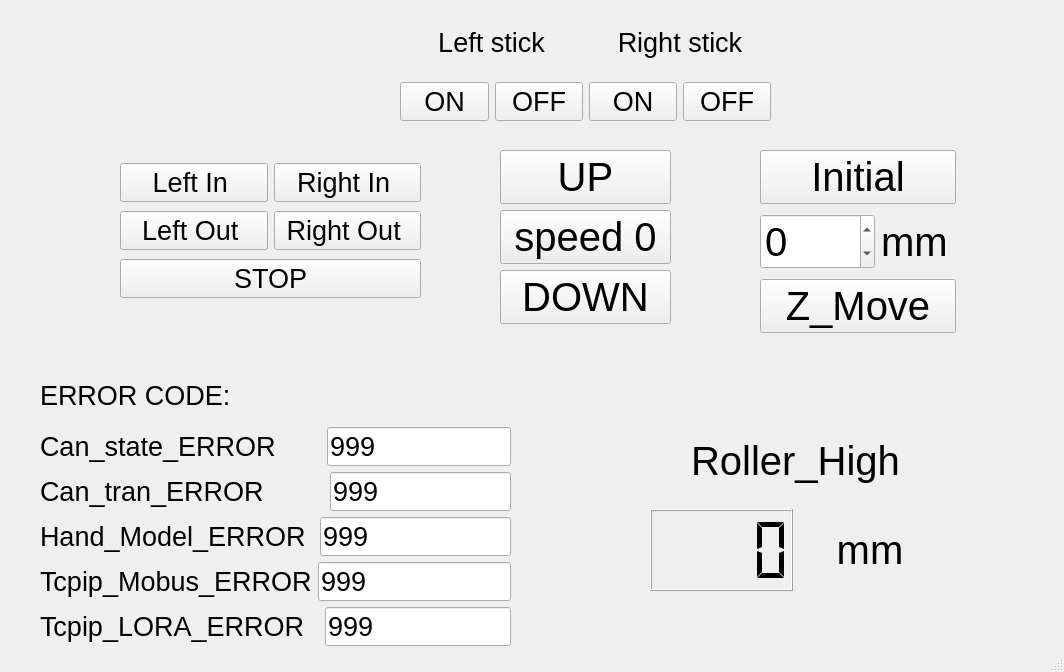
<?xml version="1.0" encoding="UTF-8"?>
<ui version="4.0">
 <class>MainWindow</class>
 <widget class="QMainWindow" name="MainWindow">
  <property name="geometry">
   <rect>
    <x>0</x>
    <y>0</y>
    <width>1064</width>
    <height>672</height>
   </rect>
  </property>
  <property name="windowTitle">
   <string>MainWindow</string>
  </property>
  <widget class="QWidget" name="centralwidget">
   <widget class="QWidget" name="verticalLayoutWidget">
    <property name="geometry">
     <rect>
      <x>120</x>
      <y>160</y>
      <width>301</width>
      <height>141</height>
     </rect>
    </property>
    <layout class="QVBoxLayout" name="verticalLayout_2">
     <item>
      <layout class="QHBoxLayout" name="horizontalLayout">
       <item>
        <widget class="QPushButton" name="LeftIn">
         <property name="font">
          <font>
           <pointsize>20</pointsize>
          </font>
         </property>
         <property name="text">
          <string>Left In </string>
         </property>
        </widget>
       </item>
       <item>
        <widget class="QPushButton" name="RightIn">
         <property name="font">
          <font>
           <pointsize>20</pointsize>
          </font>
         </property>
         <property name="text">
          <string>Right In </string>
         </property>
        </widget>
       </item>
      </layout>
     </item>
     <item>
      <layout class="QHBoxLayout" name="horizontalLayout_2">
       <item>
        <widget class="QPushButton" name="LeftOut">
         <property name="font">
          <font>
           <pointsize>20</pointsize>
          </font>
         </property>
         <property name="text">
          <string>Left Out </string>
         </property>
        </widget>
       </item>
       <item>
        <widget class="QPushButton" name="RightOut">
         <property name="font">
          <font>
           <pointsize>20</pointsize>
          </font>
         </property>
         <property name="text">
          <string>Right Out </string>
         </property>
        </widget>
       </item>
      </layout>
     </item>
     <item>
      <layout class="QHBoxLayout" name="horizontalLayout_3">
       <item>
        <widget class="QPushButton" name="STOP">
         <property name="font">
          <font>
           <pointsize>20</pointsize>
          </font>
         </property>
         <property name="text">
          <string>STOP</string>
         </property>
        </widget>
       </item>
      </layout>
     </item>
    </layout>
   </widget>
   <widget class="QWidget" name="verticalLayoutWidget_2">
    <property name="geometry">
     <rect>
      <x>40</x>
      <y>370</y>
      <width>471</width>
      <height>276</height>
     </rect>
    </property>
    <layout class="QVBoxLayout" name="verticalLayout">
     <item>
      <layout class="QHBoxLayout" name="horizontalLayout_6">
       <item>
        <widget class="QLabel" name="label">
         <property name="font">
          <font>
           <pointsize>20</pointsize>
          </font>
         </property>
         <property name="text">
          <string>ERROR CODE:</string>
         </property>
        </widget>
       </item>
      </layout>
     </item>
     <item>
      <layout class="QHBoxLayout" name="horizontalLayout_4">
       <item>
        <widget class="QLabel" name="label_2">
         <property name="font">
          <font>
           <pointsize>20</pointsize>
          </font>
         </property>
         <property name="text">
          <string>Can_state_ERROR      </string>
         </property>
        </widget>
       </item>
       <item>
        <widget class="QLineEdit" name="Can_state_ERROR">
         <property name="font">
          <font>
           <pointsize>20</pointsize>
          </font>
         </property>
         <property name="text">
          <string>999</string>
         </property>
        </widget>
       </item>
      </layout>
     </item>
     <item>
      <layout class="QHBoxLayout" name="horizontalLayout_5">
       <item>
        <widget class="QLabel" name="label_3">
         <property name="font">
          <font>
           <pointsize>20</pointsize>
          </font>
         </property>
         <property name="text">
          <string>Can_tran_ERROR        </string>
         </property>
        </widget>
       </item>
       <item>
        <widget class="QLineEdit" name="Can_tran_ERROR">
         <property name="font">
          <font>
           <pointsize>20</pointsize>
          </font>
         </property>
         <property name="text">
          <string>999</string>
         </property>
        </widget>
       </item>
      </layout>
     </item>
     <item>
      <layout class="QHBoxLayout" name="horizontalLayout_7">
       <item>
        <widget class="QLabel" name="label_4">
         <property name="font">
          <font>
           <pointsize>20</pointsize>
          </font>
         </property>
         <property name="text">
          <string>Hand_Model_ERROR </string>
         </property>
        </widget>
       </item>
       <item>
        <widget class="QLineEdit" name="Hand_Model_ERROR">
         <property name="font">
          <font>
           <pointsize>20</pointsize>
          </font>
         </property>
         <property name="text">
          <string>999</string>
         </property>
        </widget>
       </item>
      </layout>
     </item>
     <item>
      <layout class="QHBoxLayout" name="horizontalLayout_9">
       <item>
        <widget class="QLabel" name="label_6">
         <property name="font">
          <font>
           <pointsize>20</pointsize>
          </font>
         </property>
         <property name="text">
          <string>Tcpip_Mobus_ERROR</string>
         </property>
        </widget>
       </item>
       <item>
        <widget class="QLineEdit" name="Tcpip_Mobus_ERROR">
         <property name="font">
          <font>
           <pointsize>20</pointsize>
          </font>
         </property>
         <property name="text">
          <string>999</string>
         </property>
        </widget>
       </item>
      </layout>
     </item>
     <item>
      <layout class="QHBoxLayout" name="horizontalLayout_8">
       <item>
        <widget class="QLabel" name="label_5">
         <property name="font">
          <font>
           <pointsize>20</pointsize>
          </font>
         </property>
         <property name="text">
          <string>Tcpip_LORA_ERROR  </string>
         </property>
        </widget>
       </item>
       <item>
        <widget class="QLineEdit" name="Tcpip_LORA_ERROR">
         <property name="font">
          <font>
           <pointsize>20</pointsize>
          </font>
         </property>
         <property name="text">
          <string>999</string>
         </property>
        </widget>
       </item>
      </layout>
     </item>
    </layout>
   </widget>
   <widget class="QWidget" name="horizontalLayoutWidget_11">
    <property name="geometry">
     <rect>
      <x>400</x>
      <y>10</y>
      <width>371</width>
      <height>111</height>
     </rect>
    </property>
    <layout class="QHBoxLayout" name="horizontalLayout_14">
     <item>
      <layout class="QVBoxLayout" name="verticalLayout_3">
       <item>
        <layout class="QHBoxLayout" name="horizontalLayout_11">
         <item>
          <widget class="QLabel" name="Leftstick">
           <property name="font">
            <font>
             <pointsize>20</pointsize>
            </font>
           </property>
           <property name="text">
            <string>&lt;html&gt;&lt;head/&gt;&lt;body&gt;&lt;p align=&quot;center&quot;&gt;Left stick&lt;/p&gt;&lt;/body&gt;&lt;/html&gt;</string>
           </property>
          </widget>
         </item>
        </layout>
       </item>
       <item>
        <layout class="QHBoxLayout" name="horizontalLayout_10">
         <item>
          <widget class="QPushButton" name="LeftOn">
           <property name="font">
            <font>
             <pointsize>20</pointsize>
            </font>
           </property>
           <property name="text">
            <string>ON</string>
           </property>
          </widget>
         </item>
         <item>
          <widget class="QPushButton" name="LeftOff">
           <property name="font">
            <font>
             <pointsize>20</pointsize>
            </font>
           </property>
           <property name="text">
            <string>OFF</string>
           </property>
          </widget>
         </item>
        </layout>
       </item>
      </layout>
     </item>
     <item>
      <layout class="QVBoxLayout" name="verticalLayout_4">
       <item>
        <layout class="QHBoxLayout" name="horizontalLayout_12">
         <item>
          <widget class="QLabel" name="Rightstick">
           <property name="font">
            <font>
             <pointsize>20</pointsize>
            </font>
           </property>
           <property name="text">
            <string>&lt;html&gt;&lt;head/&gt;&lt;body&gt;&lt;p align=&quot;center&quot;&gt;Right stick&lt;/p&gt;&lt;/body&gt;&lt;/html&gt;</string>
           </property>
          </widget>
         </item>
        </layout>
       </item>
       <item>
        <layout class="QHBoxLayout" name="horizontalLayout_13">
         <item>
          <widget class="QPushButton" name="RightOn">
           <property name="font">
            <font>
             <pointsize>20</pointsize>
            </font>
           </property>
           <property name="text">
            <string>ON</string>
           </property>
          </widget>
         </item>
         <item>
          <widget class="QPushButton" name="RightOff">
           <property name="font">
            <font>
             <pointsize>20</pointsize>
            </font>
           </property>
           <property name="text">
            <string>OFF</string>
           </property>
          </widget>
         </item>
        </layout>
       </item>
      </layout>
     </item>
    </layout>
   </widget>
   <widget class="QWidget" name="verticalLayoutWidget_5">
    <property name="geometry">
     <rect>
      <x>760</x>
      <y>150</y>
      <width>196</width>
      <height>183</height>
     </rect>
    </property>
    <layout class="QVBoxLayout" name="verticalLayout_5">
     <item>
      <layout class="QHBoxLayout" name="horizontalLayout_15">
       <item>
        <widget class="QPushButton" name="Initial">
         <property name="font">
          <font>
           <pointsize>30</pointsize>
          </font>
         </property>
         <property name="text">
          <string>Initial</string>
         </property>
        </widget>
       </item>
      </layout>
     </item>
     <item>
      <layout class="QHBoxLayout" name="horizontalLayout_16">
       <item>
        <widget class="QSpinBox" name="Z_command">
         <property name="font">
          <font>
           <pointsize>30</pointsize>
          </font>
         </property>
         <property name="minimum">
          <number>-100</number>
         </property>
         <property name="maximum">
          <number>700</number>
         </property>
        </widget>
       </item>
       <item>
        <widget class="QLabel" name="units">
         <property name="font">
          <font>
           <pointsize>30</pointsize>
          </font>
         </property>
         <property name="text">
          <string>mm</string>
         </property>
        </widget>
       </item>
      </layout>
     </item>
     <item>
      <layout class="QHBoxLayout" name="horizontalLayout_17">
       <item>
        <widget class="QPushButton" name="Z_move">
         <property name="font">
          <font>
           <pointsize>30</pointsize>
          </font>
         </property>
         <property name="text">
          <string>Z_Move</string>
         </property>
        </widget>
       </item>
      </layout>
     </item>
    </layout>
   </widget>
   <widget class="QWidget" name="verticalLayoutWidget_6">
    <property name="geometry">
     <rect>
      <x>500</x>
      <y>150</y>
      <width>171</width>
      <height>176</height>
     </rect>
    </property>
    <layout class="QVBoxLayout" name="verticalLayout_6">
     <item>
      <widget class="QPushButton" name="Right">
       <property name="font">
        <font>
         <pointsize>30</pointsize>
        </font>
       </property>
       <property name="text">
        <string>UP</string>
       </property>
      </widget>
     </item>
     <item>
      <widget class="QPushButton" name="Speed0">
       <property name="font">
        <font>
         <pointsize>30</pointsize>
        </font>
       </property>
       <property name="text">
        <string>speed 0</string>
       </property>
      </widget>
     </item>
     <item>
      <widget class="QPushButton" name="Left">
       <property name="font">
        <font>
         <pointsize>30</pointsize>
        </font>
       </property>
       <property name="text">
        <string>DOWN</string>
       </property>
      </widget>
     </item>
    </layout>
   </widget>
   <widget class="QWidget" name="verticalLayoutWidget_7">
    <property name="geometry">
     <rect>
      <x>650</x>
      <y>420</y>
      <width>291</width>
      <height>171</height>
     </rect>
    </property>
    <layout class="QVBoxLayout" name="verticalLayout_7">
     <item>
      <layout class="QHBoxLayout" name="horizontalLayout_19">
       <item>
        <widget class="QLabel" name="label_7">
         <property name="font">
          <font>
           <pointsize>30</pointsize>
          </font>
         </property>
         <property name="text">
          <string>&lt;html&gt;&lt;head/&gt;&lt;body&gt;&lt;p align=&quot;center&quot;&gt;Roller_High&lt;/p&gt;&lt;/body&gt;&lt;/html&gt;</string>
         </property>
        </widget>
       </item>
      </layout>
     </item>
     <item>
      <layout class="QHBoxLayout" name="horizontalLayout_18">
       <item>
        <widget class="QLCDNumber" name="Z_position">
         <property name="font">
          <font>
           <pointsize>30</pointsize>
          </font>
         </property>
         <property name="frameShape">
          <enum>QFrame::Box</enum>
         </property>
         <property name="frameShadow">
          <enum>QFrame::Raised</enum>
         </property>
         <property name="smallDecimalPoint">
          <bool>false</bool>
         </property>
         <property name="digitCount">
          <number>4</number>
         </property>
         <property name="mode">
          <enum>QLCDNumber::Dec</enum>
         </property>
         <property name="segmentStyle">
          <enum>QLCDNumber::Flat</enum>
         </property>
         <property name="value" stdset="0">
          <double>0.000000000000000</double>
         </property>
         <property name="intValue" stdset="0">
          <number>0</number>
         </property>
        </widget>
       </item>
       <item>
        <widget class="QLabel" name="units_2">
         <property name="font">
          <font>
           <pointsize>30</pointsize>
          </font>
         </property>
         <property name="text">
          <string>&lt;html&gt;&lt;head/&gt;&lt;body&gt;&lt;p align=&quot;center&quot;&gt;mm&lt;/p&gt;&lt;/body&gt;&lt;/html&gt;</string>
         </property>
        </widget>
       </item>
      </layout>
     </item>
    </layout>
   </widget>
  </widget>
  <widget class="QStatusBar" name="statusbar"/>
 </widget>
 <resources/>
 <connections>
  <connection>
   <sender>Initial</sender>
   <signal>clicked()</signal>
   <receiver>MainWindow</receiver>
   <slot>Play_Initial()</slot>
   <hints>
    <hint type="sourcelabel">
     <x>582</x>
     <y>92</y>
    </hint>
    <hint type="destinationlabel">
     <x>584</x>
     <y>282</y>
    </hint>
   </hints>
  </connection>
  <connection>
   <sender>RightIn</sender>
   <signal>clicked()</signal>
   <receiver>MainWindow</receiver>
   <slot>Right_in()</slot>
   <hints>
    <hint type="sourcelabel">
     <x>187</x>
     <y>86</y>
    </hint>
    <hint type="destinationlabel">
     <x>194</x>
     <y>226</y>
    </hint>
   </hints>
  </connection>
  <connection>
   <sender>STOP</sender>
   <signal>clicked()</signal>
   <receiver>MainWindow</receiver>
   <slot>Stop_x()</slot>
   <hints>
    <hint type="sourcelabel">
     <x>107</x>
     <y>153</y>
    </hint>
    <hint type="destinationlabel">
     <x>56</x>
     <y>102</y>
    </hint>
   </hints>
  </connection>
  <connection>
   <sender>RightOut</sender>
   <signal>clicked()</signal>
   <receiver>MainWindow</receiver>
   <slot>Right_out()</slot>
   <hints>
    <hint type="sourcelabel">
     <x>148</x>
     <y>109</y>
    </hint>
    <hint type="destinationlabel">
     <x>205</x>
     <y>252</y>
    </hint>
   </hints>
  </connection>
  <connection>
   <sender>LeftIn</sender>
   <signal>clicked()</signal>
   <receiver>MainWindow</receiver>
   <slot>Left_in()</slot>
   <hints>
    <hint type="sourcelabel">
     <x>93</x>
     <y>79</y>
    </hint>
    <hint type="destinationlabel">
     <x>79</x>
     <y>227</y>
    </hint>
   </hints>
  </connection>
  <connection>
   <sender>LeftOut</sender>
   <signal>clicked()</signal>
   <receiver>MainWindow</receiver>
   <slot>Left_out()</slot>
   <hints>
    <hint type="sourcelabel">
     <x>69</x>
     <y>118</y>
    </hint>
    <hint type="destinationlabel">
     <x>92</x>
     <y>250</y>
    </hint>
   </hints>
  </connection>
  <connection>
   <sender>Z_command</sender>
   <signal>valueChanged(int)</signal>
   <receiver>MainWindow</receiver>
   <slot>Z_size(int)</slot>
   <hints>
    <hint type="sourcelabel">
     <x>554</x>
     <y>144</y>
    </hint>
    <hint type="destinationlabel">
     <x>584</x>
     <y>260</y>
    </hint>
   </hints>
  </connection>
  <connection>
   <sender>Z_move</sender>
   <signal>clicked()</signal>
   <receiver>MainWindow</receiver>
   <slot>Z_GO()</slot>
   <hints>
    <hint type="sourcelabel">
     <x>579</x>
     <y>167</y>
    </hint>
    <hint type="destinationlabel">
     <x>207</x>
     <y>195</y>
    </hint>
   </hints>
  </connection>
  <connection>
   <sender>Speed0</sender>
   <signal>clicked()</signal>
   <receiver>MainWindow</receiver>
   <slot>Move_stop()</slot>
   <hints>
    <hint type="sourcelabel">
     <x>356</x>
     <y>143</y>
    </hint>
    <hint type="destinationlabel">
     <x>356</x>
     <y>233</y>
    </hint>
   </hints>
  </connection>
  <connection>
   <sender>Right</sender>
   <signal>clicked()</signal>
   <receiver>MainWindow</receiver>
   <slot>Right_Speed()</slot>
   <hints>
    <hint type="sourcelabel">
     <x>413</x>
     <y>151</y>
    </hint>
    <hint type="destinationlabel">
     <x>420</x>
     <y>76</y>
    </hint>
   </hints>
  </connection>
  <connection>
   <sender>Left</sender>
   <signal>clicked()</signal>
   <receiver>MainWindow</receiver>
   <slot>Left_Speed()</slot>
   <hints>
    <hint type="sourcelabel">
     <x>290</x>
     <y>137</y>
    </hint>
    <hint type="destinationlabel">
     <x>315</x>
     <y>30</y>
    </hint>
   </hints>
  </connection>
  <connection>
   <sender>LeftOff</sender>
   <signal>clicked()</signal>
   <receiver>MainWindow</receiver>
   <slot>Left_Stick_Off()</slot>
   <hints>
    <hint type="sourcelabel">
     <x>279</x>
     <y>53</y>
    </hint>
    <hint type="destinationlabel">
     <x>471</x>
     <y>245</y>
    </hint>
   </hints>
  </connection>
  <connection>
   <sender>LeftOn</sender>
   <signal>clicked()</signal>
   <receiver>MainWindow</receiver>
   <slot>Left_Stick_On()</slot>
   <hints>
    <hint type="sourcelabel">
     <x>290</x>
     <y>87</y>
    </hint>
    <hint type="destinationlabel">
     <x>468</x>
     <y>221</y>
    </hint>
   </hints>
  </connection>
  <connection>
   <sender>RightOff</sender>
   <signal>clicked()</signal>
   <receiver>MainWindow</receiver>
   <slot>Right_Stick_Off()</slot>
   <hints>
    <hint type="sourcelabel">
     <x>396</x>
     <y>46</y>
    </hint>
    <hint type="destinationlabel">
     <x>460</x>
     <y>292</y>
    </hint>
   </hints>
  </connection>
  <connection>
   <sender>RightOn</sender>
   <signal>clicked()</signal>
   <receiver>MainWindow</receiver>
   <slot>Right_Stick_On()</slot>
   <hints>
    <hint type="sourcelabel">
     <x>408</x>
     <y>89</y>
    </hint>
    <hint type="destinationlabel">
     <x>459</x>
     <y>269</y>
    </hint>
   </hints>
  </connection>
 </connections>
 <slots>
  <slot>Play_Initial()</slot>
  <slot>Right_in()</slot>
  <slot>Stop_x()</slot>
  <slot>Right_out()</slot>
  <slot>Left_in()</slot>
  <slot>Left_out()</slot>
  <slot>Z_size(int)</slot>
  <slot>Z_GO()</slot>
  <slot>Move_stop()</slot>
  <slot>Up_Speed()</slot>
  <slot>Down_Speed()</slot>
  <slot>Left_Speed()</slot>
  <slot>Right_Speed()</slot>
  <slot>Left_Stick_Off()</slot>
  <slot>Left_Stick_On()</slot>
  <slot>Right_Stick_Off()</slot>
  <slot>Right_Stick_On()</slot>
 </slots>
</ui>
